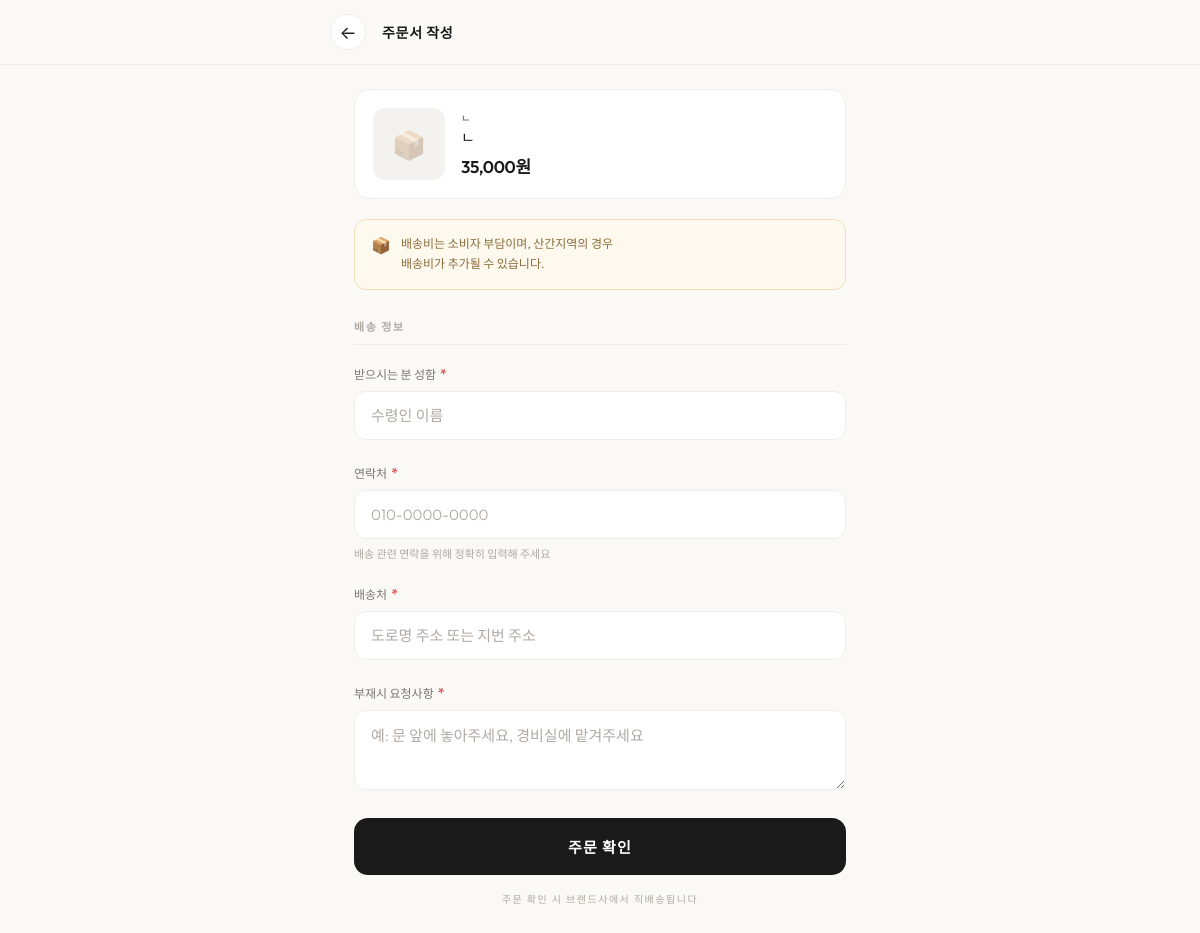
Page /shop/c91965f9-392/order/1 on the earlier database version.
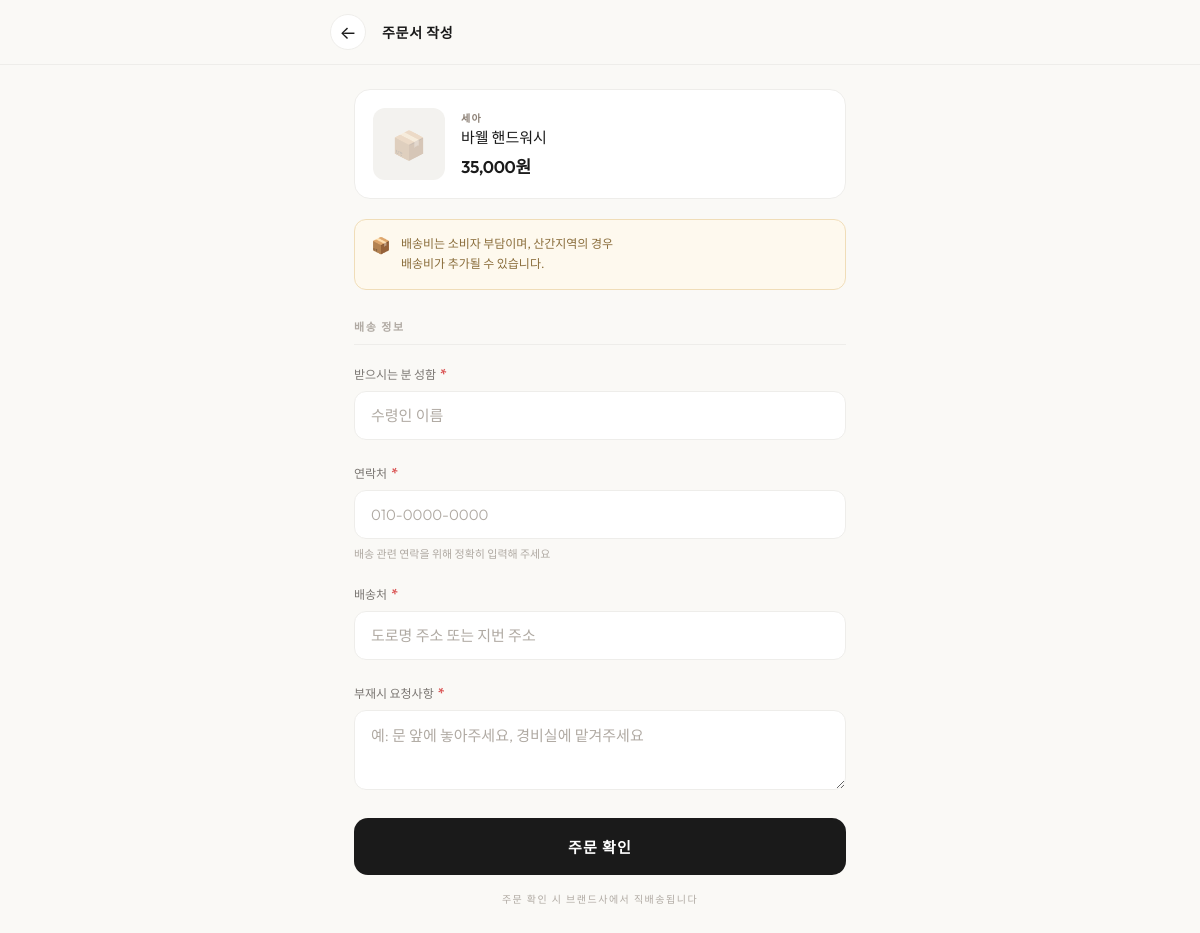
Same page on the later database version.
### tables this page shows
CREATE TABLE products (
            id INTEGER PRIMARY KEY AUTOINCREMENT,
            brand_name TEXT, product_name TEXT, price INTEGER,
            qr_code_id TEXT UNIQUE, owner_id INTEGER,
            room_category TEXT DEFAULT 'living_room',
            description TEXT, image_url TEXT,
            created_at TIMESTAMP DEFAULT CURRENT_TIMESTAMP
        );

### checkout_server.py (the view)
@app.get("/shop/{qr_code_id}/order/{product_id}", response_class=HTMLResponse)
async def order_form(request: Request, qr_code_id: str, product_id: int):
    conn = get_db_connection()
    product = _fetch_one(
        conn,
        "SELECT * FROM products WHERE id = %s",
        "SELECT * FROM products WHERE id = ?",
        (product_id,)
    )
    conn.close()
    if not product:
        return HTMLResponse(content="<h1>제품을 찾을 수 없습니다</h1>", status_code=404)
    return templates.TemplateResponse(
        request=request,
        name="order_form.html",
        context={
            "product": product,
            "qr_code_id": qr_code_id,
        }
    )

### templates/order_form.html (shortened to what this page needs)
<!DOCTYPE html>
<html lang="ko">
<head>
</head>
<body>
    <nav class="order-nav">
        <div class="order-nav-inner">
            <a href="/shop/{{ qr_code_id }}/product/{{ product.id }}" class="back-btn" id="back-to-product">←</a>
            <span class="nav-title">주문서 작성</span>
        </div>
    </nav>
    <section class="order-summary fade-in">
        <div class="summary-card">
            <div class="summary-img">
                {% if product.image_url %}
                    <img alt="{{ product.product_name }}">
                {% else %}
                    <span class="ph">📦</span>
                {% endif %}
            </div>
            <div class="summary-info">
                <div class="summary-brand">{{ product.brand_name }}</div>
                <div class="summary-name">{{ product.product_name }}</div>
                <div class="summary-price">{{ "{:,}".format(product.price) }}원</div>
            </div>
        </div>
    </section>
    <section class="shipping-notice fade-in delay-1">
        <div class="shipping-notice-card">
            <span class="shipping-notice-icon">📦</span>
            <p class="shipping-notice-text">
                배송비는 소비자 부담이며, 산간지역의 경우<br>
                배송비가 추가될 수 있습니다.
            </p>
        </div>
    </section>
    <section class="order-form-wrap fade-in delay-2">
        <div class="form-section-title">배송 정보</div>
        <form action="/shop/{{ qr_code_id }}/order" method="post" id="order-form">
            <div class="form-group">
                <label class="form-label" for="customer_name">
                    받으시는 분 성함 <span class="required">*</span>
                </label>
                <input type="text" name="customer_name" id="customer_name"
                       class="form-input" placeholder="수령인 이름" required>
            </div>
            <div class="form-group">
                <label class="form-label" for="phone_number">
                    연락처 <span class="required">*</span>
                </label>
                <input type="tel" name="phone_number" id="phone_number"
                       class="form-input" placeholder="010-0000-0000" required
                       pattern="[0-9]{2,3}-[0-9]{3,4}-[0-9]{4}"
                       title="연락처 형식: 010-0000-0000">
                <p class="form-hint">배송 관련 연락을 위해 정확히 입력해 주세요</p>
            </div>
            <div class="form-group">
                <label class="form-label" for="shipping_address">
                    배송처 <span class="required">*</span>
                </label>
                <input type="text" name="shipping_address" id="shipping_address"
                       class="form-input" placeholder="도로명 주소 또는 지번 주소" required>
            </div>
            <div class="form-group">
                <label class="form-label" for="delivery_note">
                    부재시 요청사항 <span class="required">*</span>
                </label>
                <textarea name="delivery_note" id="delivery_note"
                          class="form-input textarea"
                          placeholder="예: 문 앞에 놓아주세요, 경비실에 맡겨주세요" required></textarea>
            </div>
            <div class="submit-section">
                <button type="submit" class="submit-btn" id="submit-order">
                    주문 확인
                </button>
                <p class="submit-sub">주문 확인 시 브랜드사에서 직배송됩니다</p>
            </div>
        </form>
    </section>
</body>
</html>

Differences in the rows shown:
changed products: brand_name "ㄴ" → "세아"; product_name "ㄴ" → "바웰 핸드워시"
